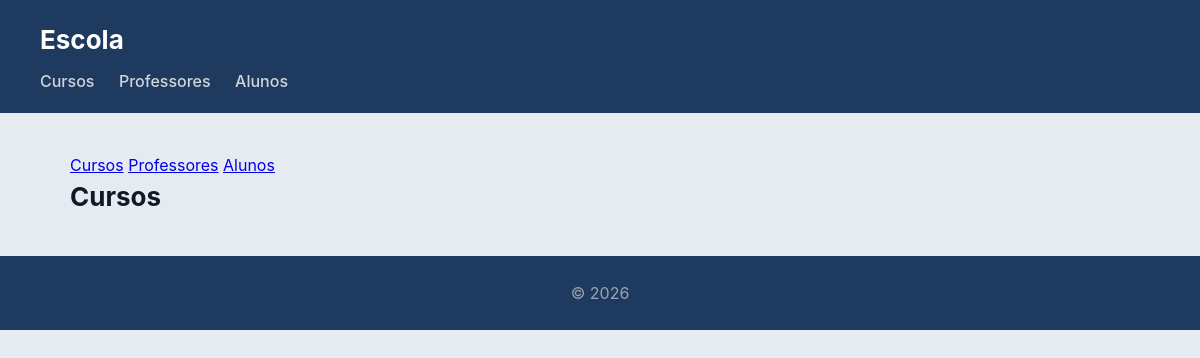
The page /escola/cursos/ on the database as committed earlier.
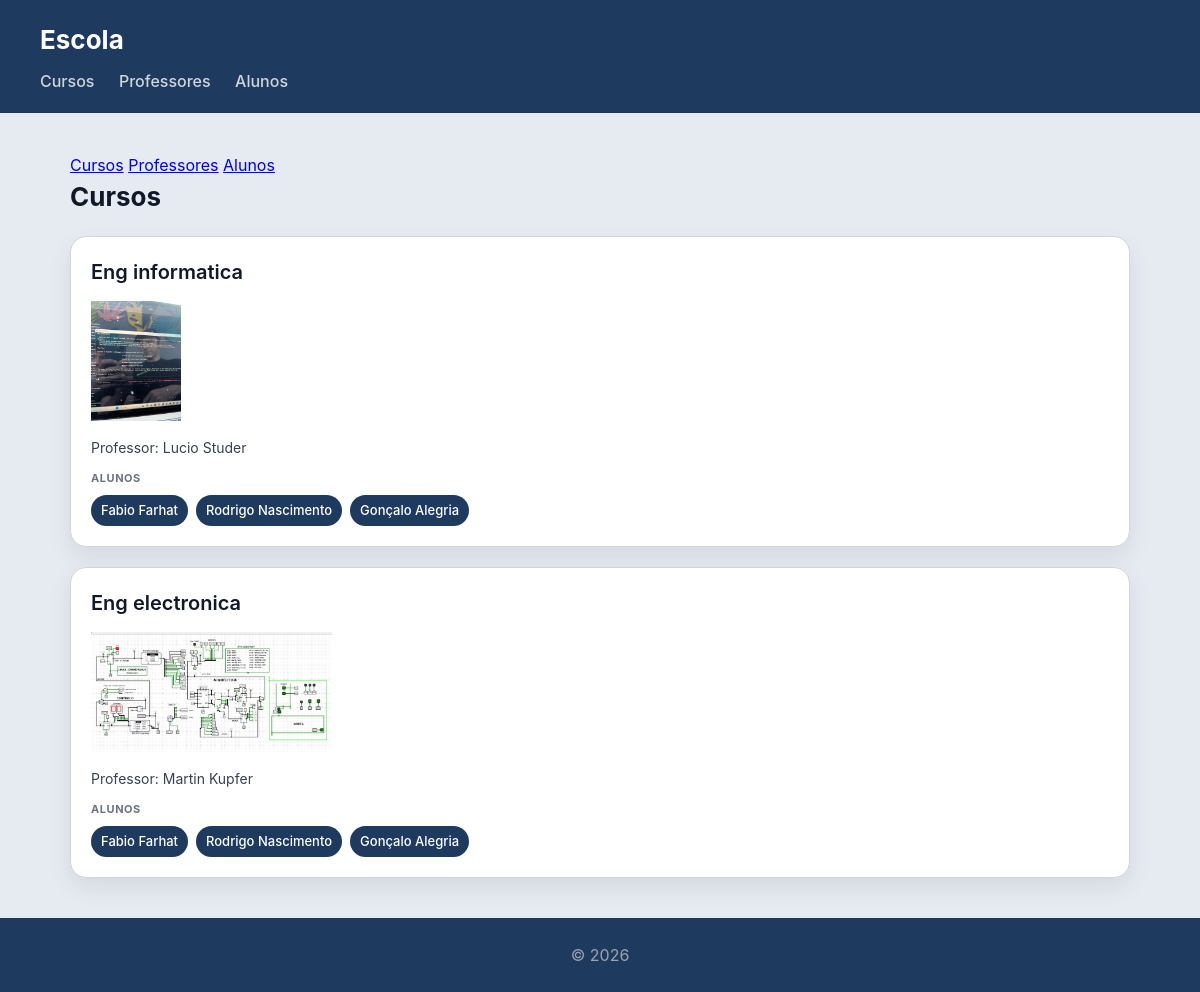
The same page on the database as committed later.
### escola/models.py (models this page shows, shortened)
class Curso(models.Model):
    nome = models.CharField(max_length=100)
    imagem = models.ImageField(upload_to='cursos/')
    professor = models.ForeignKey(Professor, on_delete=models.CASCADE, related_name='cursos')
    alunos = models.ManyToManyField(Aluno, related_name='cursos')

class Professor(models.Model):
    nome = models.CharField(max_length=100)
    email = models.EmailField()
    class Meta:
        verbose_name_plural = "Professores"

class Aluno(models.Model):
    nome = models.CharField(max_length=100)
    numero = models.CharField(max_length=20, unique=True)

### escola/views.py (the view)
# urls.py: path('cursos/', views.cursos_view, name="cursos"),
def cursos_view(request):
    cursos = Curso.objects.select_related('professor').prefetch_related('alunos').all()
    return render(request, 'escola/cursos.html', {'cursos': cursos})

### escola/templates/escola/cursos.html
{% extends "escola/base.html" %}
{% load static %}
{% block content %}
<h2>Cursos</h2>
<section>
    {% for curso in cursos %}
    <article>
        <header>
            <h3>{{ curso.nome }}</h3>
            <img src="{{ curso.imagem.url }}" alt="Imagem do logotipo {{ curso.imagem.name }}">
            <p>Professor: {{ curso.professor.nome }}</p>
        </header>
        <section>
            <h4>Alunos</h4>
            <ul>
                {% for aluno in curso.alunos.all %}
                    <li>{{ aluno.nome }}</li>
                {% empty %}
                    <li>Sem alunos inscritos</li>
                {% endfor %}
            </ul>
        </section>
    </article>
    {% endfor %}
</section>
{% endblock %}

### escola/templates/escola/base.html (shortened to what this page needs)
<!DOCTYPE html>
<html lang="pt">
<head>
    {% load static %}
    <link rel="stylesheet" href="{% static 'escola/styles.css' %}">
</head>
<body>
    <header>
        <h1>Escola</h1>
        <nav>
            <a href="{% url 'escola:cursos' %}">Cursos</a>
            <a href="#">Professores</a>
            <a href="#">Alunos</a>
        </nav>
    </header>
    <main>
        <nav>
    <a href="{% url 'escola:cursos' %}">Cursos</a>
    <a href="{% url 'escola:professores' %}">Professores</a>
    <a href="{% url 'escola:alunos' %}">Alunos</a>
       </nav>
        {% block content %}
        {% endblock %}
    </main>
    <footer>
        <p>&copy; 2026</p>
    </footer>
</body>
</html>

### portfolio/static/portfolio/styles.css (style rules this page uses)
* { box-sizing: border-box; margin: 0; padding: 0; }
body { font-family: "Inter", "Segoe UI", system-ui, -apple-system, sans-serif; background: #e6ebf2; color: #111827; line-height: 1.5; }
body > header { background: #1e3a5f; color: white; padding: 20px 40px; }
body > header h1 { font-size: 26px; }
body > header nav { margin-top: 10px; }
body > header nav a { color: #d1d5db; margin-right: 20px; text-decoration: none; font-weight: 500; }
main { max-width: 1100px; margin: 40px auto; padding: 0 20px; }
h2 { margin-bottom: 20px; font-size: 26px; }
section > article { background: white; padding: 20px; border-radius: 16px; border: 1px solid #d1d5db; box-shadow: 0 10px 25px rgba(0,0,0,0.08); transition: all 0.25s ease; margin-bottom: 20px; }
article > header { margin-bottom: 12px; }
article > header > h3 { font-size: 20px; font-weight: 600; margin-bottom: 4px; }
article > header > p { font-size: 14px; color: #374151; }
article > header > img { max-width: 100%; max-height: 120px; object-fit: contain; margin: 10px 0; }
article > section { margin-top: 10px; }
article > section > h4 { font-size: 11px; text-transform: uppercase; color: #6b7280; margin-bottom: 8px; letter-spacing: 0.05em; }
article > section > ul { list-style: none; display: flex; flex-wrap: wrap; gap: 8px; }
article > section > ul > li { background: #1e3a5f; color: white; padding: 6px 10px; border-radius: 999px; font-size: 13px; font-weight: 500; }
footer { text-align: center; padding: 25px; background: #1e3a5f; color: #9ca3af; margin-top: 40px; }

Rows that differ between the two databases and show on the page:
added Curso: nome "Eng informatica", imagem (picture), professor.nome "Lucio Studer"
added Aluno: nome "Fabio Farhat"
added Aluno: nome "Rodrigo Nascimento"
added Aluno: nome "Gonçalo Alegria"
added Curso: nome "Eng electronica", imagem (picture), professor.nome "Martin Kupfer"
